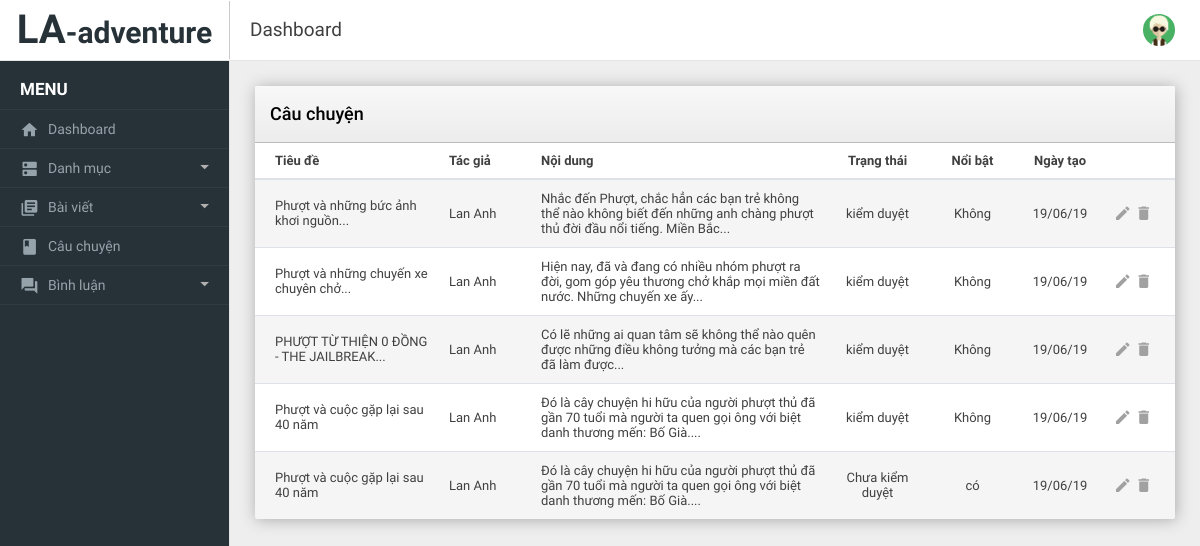
The page /admin/cauchuyen.php (signed in) on the database its author committed.
### tables this page shows
CREATE TABLE `cauchuyen` (
  `id` int(11) NOT NULL,
  `user_id` int(11) NOT NULL,
  `cauchuyen_tieude` varchar(150) NOT NULL,
  `cauchuyen_noidung` text NOT NULL,
  `cauchuyen_ngay` date NOT NULL,
  `cauchuyen_trangthai` tinyint(4) NOT NULL,
  `cauchuyen_hot` tinyint(4) NOT NULL
);

CREATE TABLE `user` (
  `id` int(11) NOT NULL,
  `name` varchar(100) NOT NULL,
  `email` varchar(150) NOT NULL,
  `password` varchar(100) NOT NULL,
  `role` tinyint(4) NOT NULL,
  `phone` varchar(11) NOT NULL,
  `address` varchar(150) NOT NULL,
  `active` int(11) DEFAULT NULL
);

### includes/functions.php (called while the page is built, shortened)
<?php
    function the_excerpt($text, $string = 400) {
        $sanitized = strip_tags($text);
        if(strlen($sanitized) > $string) {
            $cutString = substr($sanitized,0,$string);
            $words = substr($sanitized, 0, strrpos($cutString, ' '));
            return $words .'...';
        } else {
            return $sanitized;
        }
    }
?>

### admin/cauchuyen.php (the view, shortened to what this page needs)
<?php include('../includes/mysqli_connect.php');?>
<?php include('../includes/functions.php');?>
<?php include('includes/header.php');?>
<?php include('includes/top-header.php');?>
<?php include('includes/left-sidebar.php');?>
<div class="be-content">
    <div class="main-content container-fluid">
      <div class="row">
        <div class="col-md-12">
          <div class="card card-table">
            <div class="card-header">Câu chuyện</div>
            <div class="card-body table-responsive">
                <table class="table table-striped table-hover" style="font-size: 13px">
                    <thead>
                        <tr>
                            <th style="width:20%;"><a href="cauchuyen.php?sort=title">Tiêu đề</a></th>
                            <th style="width:10%;"><a href="cauchuyen.php?sort=name">Tác giả</a></th>
                            <th>Nội dung</th>
                            <th style="width:95px;" class="actions"><a href="cauchuyen.php?sort=status">Trạng thái</a></th>
                            <th style="width:95px;" class="actions"><a href="cauchuyen.php?sort=hot">Nổi bật</a></th>
                            <th style="width:80px;" class="actions"><a href="cauchuyen.php?sort=by">Ngày tạo</a></th>
                            <th style="width:75px;" class="actions"></th>
                        </tr>
                    </thead>
                    <tbody>
                      <?php
                      if(isset($_GET['sort'])) {
                        switch ($_GET['sort']) {
                          case 'title':
                            $order_by = 'cauchuyen_tieude';
                            break;
                          case 'name':
                            $order_by = 'uname';
                            break;
                          case 'status':
                            $order_by = 'cauchuyen_trangthai';
                            break;
                          case 'hot':
                            $order_by = 'cauchuyen_hot';
                            break;
                          case 'by':
                            $order_by = 'date';
                            break;
                          default:
                            $order_by = 'id';
                            break;
                        }
                      } else {
                        $order_by = 'id';
                      }
                        $query = "SELECT s.id, s.cauchuyen_tieude, u.name AS uname, u.id AS uid, s.cauchuyen_noidung, DATE_FORMAT(s.cauchuyen_ngay, '%d/%m/%y') AS date , s.cauchuyen_trangthai, s.cauchuyen_hot ";
                        $query .= " FROM cauchuyen AS s ";
                        $query .= " LEFT JOIN user AS u ";
                        $query .= " ON s.user_id = u.id ";
                        $query .= " ORDER BY {$order_by} ASC";
                          if ($result = $dbc->query($query)) {
                            $status = array(0 => 'Chưa kiểm duyệt', 1 => 'kiểm duyệt');
                            $hot = array(0 => 'Không', 1 => 'có');
                            while ($cauchuyens = $result->fetch_array(MYSQLI_ASSOC)) {
                              echo "
                                <tr>
                                  <td>".the_excerpt($cauchuyens['cauchuyen_tieude'], 50)."</td>
                                  <td>".the_excerpt($cauchuyens['uname'], 50)."</td>
                                  <td>".the_excerpt($cauchuyens['cauchuyen_noidung'], 200)."</td>
                                  <td class='actions'>".$status[($cauchuyens['cauchuyen_trangthai'])]."</td>
                                  <td class='actions'>".$hot[($cauchuyens['cauchuyen_hot'])]."</td>
                                  <td class='actions'>{$cauchuyens['date']}</td>
                                  <td class='actions'>
                                    <span style='padding:0 3px'>
                                    <a href='suacauchuyen.php?id={$cauchuyens['id']}' class='icon' href='#'><i class='mdi mdi-edit'></i></a>
                                    </span>
                                    <span style='padding:0 3px'>
                                    <a id='{$cauchuyens['id']}' class='icon remove'><i class='mdi mdi-delete'></i>
                                    </a>
                                    </span>
                                  </td>
                              </tr>
                              ";
                            }
                          }
                       ?>
                    </tbody>
                </table>
            </div>
        </div>
        </div>
      </div>
    </div>
</div>
<?php include('includes/footer.php');?>

### admin/includes/header.php (shortened to what this page needs)
<html lang="vi"><head>
    <link rel="stylesheet" type="text/css" href="assets/lib/perfect-scrollbar/css/perfect-scrollbar.css">
    <link rel="stylesheet" type="text/css" href="assets/lib/material-design-icons/css/material-design-iconic-font.min.css">
    <link rel="stylesheet" type="text/css" href="assets/lib/jquery.vectormap/jquery-jvectormap-1.2.2.css">
    <link rel="stylesheet" type="text/css" href="assets/lib/jqvmap/jqvmap.min.css">
    <link rel="stylesheet" type="text/css" href="assets/lib/datetimepicker/css/bootstrap-datetimepicker.min.css">
    <link rel="stylesheet" href="assets/css/app.css" type="text/css">
    <link rel="stylesheet" href="assets/css/style.css" type="text/css">
  </head>
  <body>
    <div class="be-wrapper be-fixed-sidebar">

### admin/includes/top-header.php (shortened to what this page needs)
<nav class="navbar navbar-expand fixed-top be-top-header">
  <div class="container-fluid">
    <div class="be-navbar-header">
        <div class="logo">
          <a href="<?php echo BASE_URL ?>"><span>LA</span>-adventure</a>
        </div>
    </div>
    <div class="page-title"><span>Dashboard</span></div>
    <div class="be-right-navbar">
      <ul class="nav navbar-nav float-right be-user-nav">
        <li class="nav-item dropdown"><a class="nav-link dropdown-toggle" href="#" data-toggle="dropdown" role="button" aria-expanded="false"><img src="assets/img/avatar.png" alt="Avatar"><span class="user-name"></span></a>
        </li>
      </ul>
    </div>
  </div>
</nav>

### admin/includes/left-sidebar.php (shortened to what this page needs)
<div class="be-left-sidebar">
  <div class="left-sidebar-wrapper"><a class="left-sidebar-toggle" href="#">Dashboard</a>
    <div class="left-sidebar-spacer">
      <div class="left-sidebar-scroll ps ps--active-y">
        <div class="left-sidebar-content">
          <ul class="sidebar-elements">
            <li class="divider">Menu</li>
            <li><a href="index.php"><i class="icon mdi mdi-home"></i><span>Dashboard</span></a>
            </li>
            <li class="parent"><a href="#"><i class="icon mdi mdi-dns"></i><span>Danh mục</span></a>
            </li>
            <li class="parent"><a href="#"><i class="icon mdi mdi-collection-text"></i><span>Bài viết</span></a>
            </li>
            <li><a href="cauchuyen.php"><i class="icon mdi mdi-book"></i><span>Câu chuyện</span></a>
            <li class="parent"><a href="#"><i class="icon mdi mdi-comments"></i><span>Bình luận</span></a>
            </li>
          </ul>
        </div>
      </div>
    </div>
  </div>
</div>

### admin/includes/footer.php (shortened to what this page needs)
</div>
</body></html>

### admin/assets/css/style.css (style rules this page uses)
th a { color: #404040; }
.logo { color:#404040;font-size:24px;font-weight:bold; }

### rows shown on the page
cauchuyen: cauchuyen_tieude "Phượt và những bức ảnh khơi nguồn...", user.name "Lan Anh", cauchuyen_noidung "Nhắc đến Phượt, chắc hẳn các bạn trẻ không thể nào không biết đến những anh chàng phượt thủ đời đầu nổi tiếng. Miền Bắc...", cauchuyen_trangthai "kiểm duyệt", cauchuyen_hot "Không", date "19/06/19"
cauchuyen: cauchuyen_tieude "Phượt và những chuyến xe chuyên chở...", user.name "Lan Anh", cauchuyen_noidung "Hiện nay, đã và đang có nhiều nhóm phượt ra đời, gom góp yêu thương chở khắp mọi miền đất nước. Những chuyến xe ấy...", cauchuyen_trangthai "kiểm duyệt", cauchuyen_hot "Không", date "19/06/19"
cauchuyen: cauchuyen_tieude "PHƯỢT TỪ THIỆN 0 ĐỒNG - THE JAILBREAK...", user.name "Lan Anh", cauchuyen_noidung "Có lẽ những ai quan tâm sẽ không thể nào quên được những điều không tưởng mà các bạn trẻ đã làm được...", cauchuyen_trangthai "kiểm duyệt", cauchuyen_hot "Không", date "19/06/19"
cauchuyen: cauchuyen_tieude "Phượt và cuộc gặp lại sau 40 năm", user.name "Lan Anh", cauchuyen_noidung "Đó là cây chuyện hi hữu của người phượt thủ đã gần 70 tuổi mà người ta quen gọi ông với biệt danh thương mến: Bố Già....", cauchuyen_trangthai "kiểm duyệt", cauchuyen_hot "Không", date "19/06/19"
cauchuyen: cauchuyen_tieude "Phượt và cuộc gặp lại sau 40 năm", user.name "Lan Anh", cauchuyen_noidung "Đó là cây chuyện hi hữu của người phượt thủ đã gần 70 tuổi mà người ta quen gọi ông với biệt danh thương mến: Bố Già....", cauchuyen_trangthai "Chưa kiểm duyệt", cauchuyen_hot "có", date "19/06/19"
